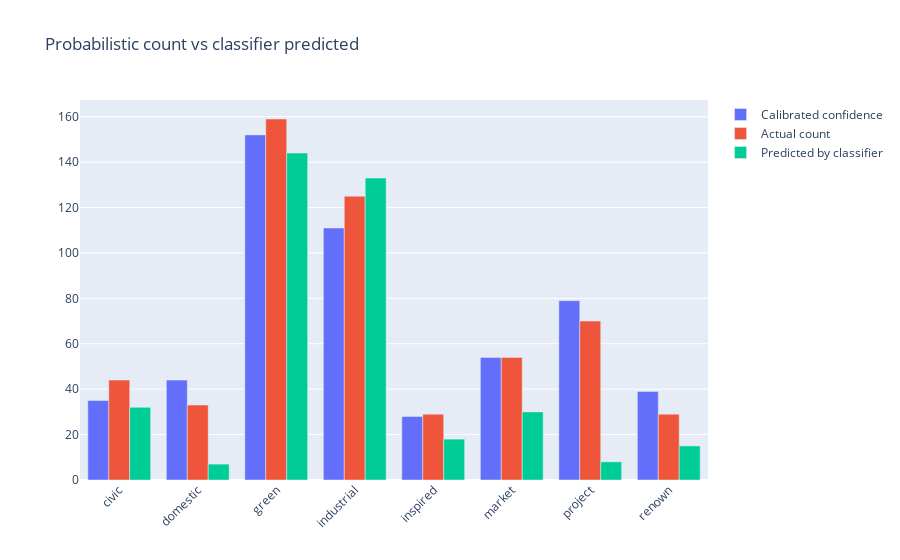

Notebook code cell kept with this figure:
### Markdown cell above
# Counting based on calibrated probabilistic output
note that we have two tasks:
    - "Quantification": whereby we need to determine the distribution of conventions amongst the data to be analyze (github and ss)
    - "Multi lable, multi class Classification": In order to facilitate active learning we need to 
    accurately classify the analyzed data for the purpose of auditing random samples and providing additional iterative training data

### Code cell
def get_count_per_model(model, df, num_bins, thresholds):
    #just to remember: we are not using "conf_bin" here it is for the set confidence

    model_count = df[['text', model+'_prob_1',model+'_y_pred', model]].copy()
#   display(model_count.head(3))
    model_count['prob_bin'] = pd.qcut(model_count[ model+'_prob_1'], q=num_bins, duplicates='drop')
    model_grouped_count = model_count.groupby('prob_bin')[model+'_prob_1'].count().copy()
    
    
    mean_prob_per_bucket = []
    occurance_per_bucket = []
    total = 0
    for x in range (len(model_grouped_count)):
        a = model_grouped_count.index.categories[x].left
        b = model_grouped_count.index.categories[x].right
        mean_prob_per_bucket.append (np.mean([a,b]))
        occurance_per_bucket.append (model_grouped_count[x])

    def percentage(percent, whole):
        return (percent * whole) / 100.0
    total = 0
    for prob, occurances in zip(mean_prob_per_bucket,occurance_per_bucket ):
        total = total + percentage(prob*100,occurances)
    
    actual = "not applicable"
    try:
        counts_y_actual = model_count[model]==1
        actual = counts_y_actual.value_counts()[1]
    except:
        actual = "not applicable"
        
    counts_y_predict = model_count[model+'_y_pred']==1
    predict = counts_y_predict.value_counts()[1]
    

    return actual, int(round(total)), predict, thresholds[model]

def get_count(validation_data_pos_with_pred, _DLModels, thresholds, num_prob_buckets = 8, actual=False ):
    plt.clf()
    predicted_prob_count = {}
    predicted_classification_count = {}
    actual_count = {}
    predicted_prob_count_list = []
    predicted_classification_count_list = []
    actual_count_list = []
    model_list = []
    thr_list = []
    thresh = thresholds
    df = pd.DataFrame (columns = ['Convention','Calibrated Prob count','Classifier count','Threshold','True count'])
    for k in _DLModels.keys():
        actual_cnt, prob_cnt, classif_cnt, thr = get_count_per_model(k, validation_data_pos_with_pred, num_prob_buckets, thresh)
        predicted_prob_count[k] = prob_cnt
        predicted_classification_count[k] = classif_cnt
        actual_count[k] = actual_cnt
        
        predicted_prob_count_list.append(prob_cnt)
        predicted_classification_count_list.append(classif_cnt)
        actual_count_list.append(actual_cnt)
        model_list.append(k)
        thr_list.append(thr)
    my_colors = ['orange', 'green',  'red', 'pink', 'purple', 'blue', 'brown', 'black']    
    df['Calibrated Prob count'] = predicted_prob_count_list
    df['Classifier count'] = predicted_classification_count_list
    df['True count'] = actual_count_list
    df['Convention'] = model_list
    df['Threshold'] = thr_list
    choose = []
    choose.append(predicted_prob_count [max(predicted_prob_count, key=predicted_prob_count.get)])
    choose.append(predicted_classification_count [max(predicted_classification_count, key=predicted_classification_count.get)])
    choose.append(actual_count [max(actual_count, key=actual_count.get)])
    
    

    fig = go.Figure(data=[
    go.Bar(name='Calibrated confidence', x=model_list, y=predicted_prob_count_list, textposition='auto'),
    go.Bar(name='Actual count', x=model_list, y=actual_count_list, textposition='auto'),
    go.Bar(name='Predicted by classifier', x=model_list, y=predicted_classification_count_list, textposition='auto'),
    
    ] )
    # Change the bar mode
    fig.update_layout(barmode='group', xaxis_tickangle=-45, title_text='Probabilistic count vs classifier predicted' )#stack
    fig.show()
    return df

display (get_count(validation_data_pos_with_pred, _DLModels, thresh, num_prob_buckets = 8, actual=True ))

### Figure 1 — Plotly figure (JSON) as saved in the notebook; plotly's stock layout.template omitted (floating-point values rounded to 4 significant figures)
{"data": [{"name": "Calibrated confidence", "textposition": "auto", "type": "bar", "x": ["civic", "domestic", "green", "industrial", "inspired", "market", "project", "renown"], "y": [35, 44, 152, 111, 28, 54, 79, 39]}, {"name": "Actual count", "textposition": "auto", "type": "bar", "x": ["civic", "domestic", "green", "industrial", "inspired", "market", "project", "renown"], "y": [44, 33, 159, 125, 29, 54, 70, 29]}, {"name": "Predicted by classifier", "textposition": "auto", "type": "bar", "x": ["civic", "domestic", "green", "industrial", "inspired", "market", "project", "renown"], "y": [32, 7, 144, 133, 18, 30, 8, 15]}], "layout": {"barmode": "group", "title": {"text": "Probabilistic count vs classifier predicted"}, "xaxis": {"tickangle": -45}}}
